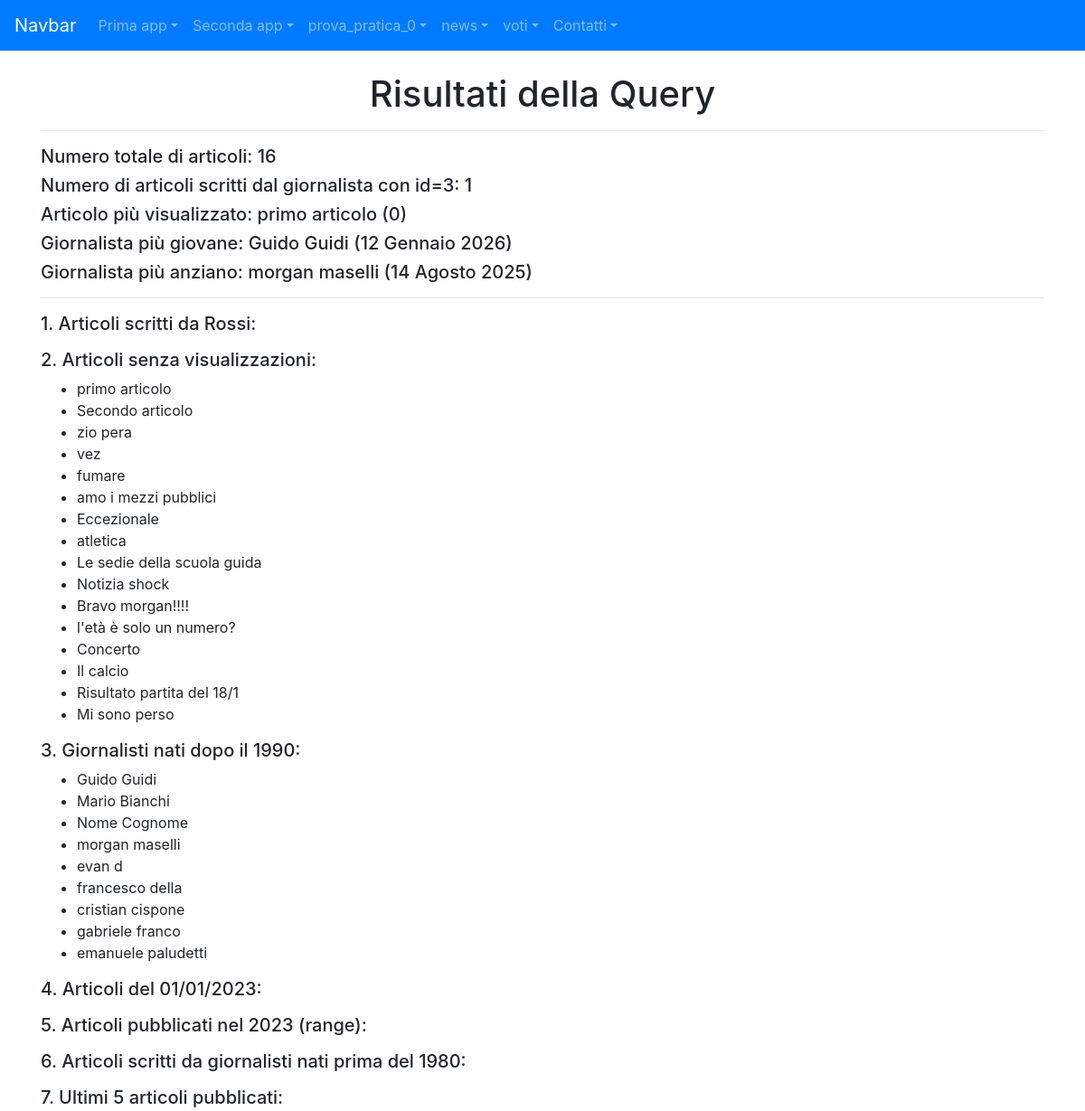
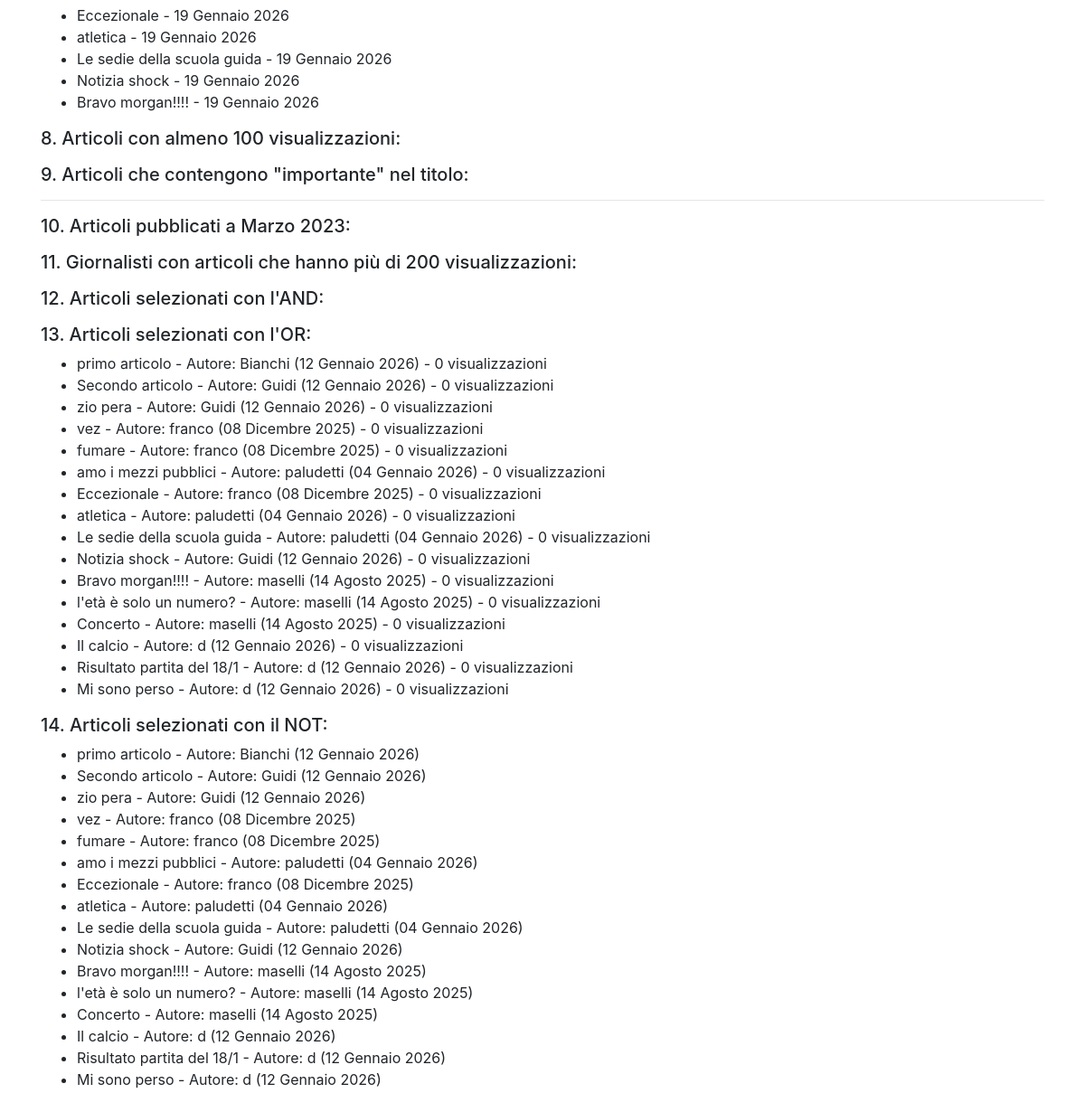
Page /news/query on the earlier database version (2 pictures, top to bottom).
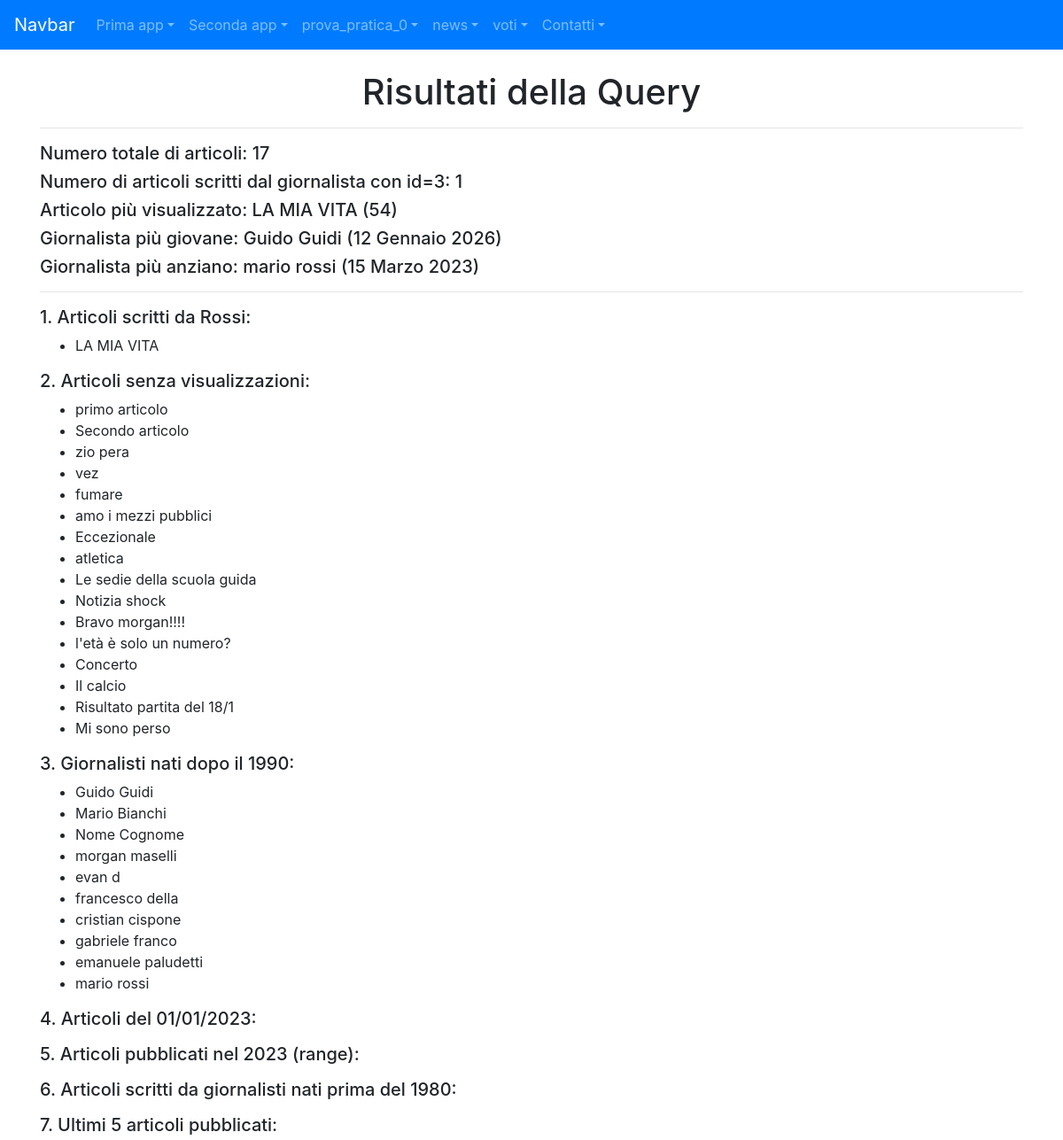
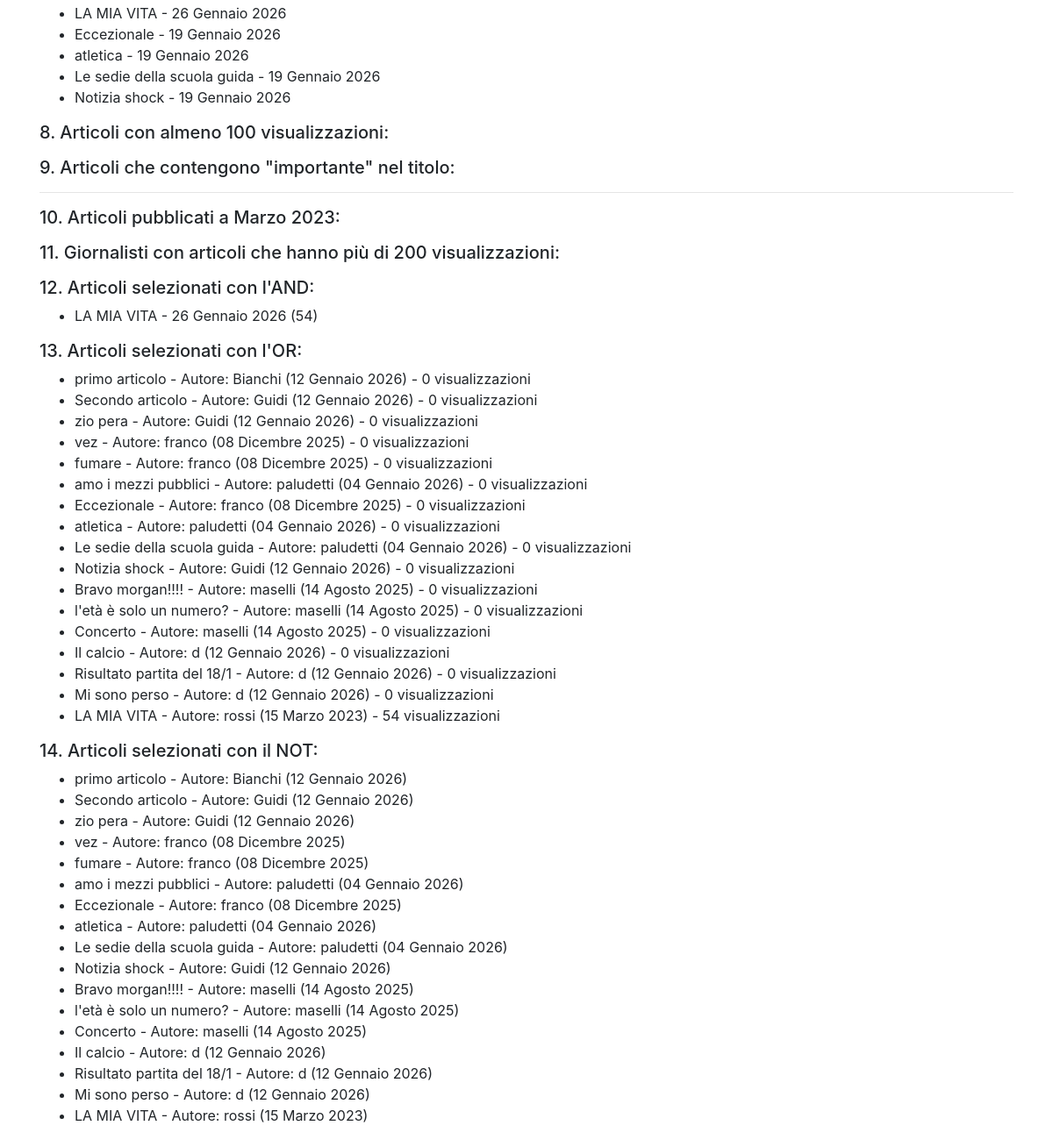
Same page on the later database version (2 pictures, top to bottom).
### news/models.py (models this page shows, shortened)
class Articolo (models.Model):
    titolo = models.CharField(max_length=100)
    contenuto = models.TextField()
    giornalista = models.ForeignKey(Giornalista, on_delete=models.CASCADE, related_name="articoli")
    data = models.DateField(auto_now_add=True, blank=True)
    visualizzazioni = models.IntegerField(default=0,blank=True)
    class Meta:
        verbose_name = "Articolo"
        verbose_name_plural = "Articoli"

class Giornalista (models.Model):
    nome = models.CharField(max_length=20)
    cognome = models.CharField(max_length=20)
    anno_di_nascita = models.DateField(blank=True)
    class Meta:
        verbose_name = "Giornalista"
        verbose_name_plural = "Giornalisti"

### news/views.py (the view)
# urls.py: path("query", query, name="query"),
def query(request):
    articoli_cognome = Articolo.objects.filter(giornalista__cognome ="rossi")
    numero_totale_articoli = Articolo.objects.count() #totale
    giornalista_1 = Giornalista.objects.get(id=3)
    numero_Articoli_giornalista1 = Articolo.objects.filter(giornalista=giornalista_1).count()
    articoli_senza_visualizzazioni = Articolo.objects.filter(visualizzazioni=0)
    articolo_piu_visualizzato = Articolo.objects.order_by("-visualizzazioni").first()
    giornalisti_dopo_data = Giornalista.objects.filter(anno_di_nascita__gt="1990-01-01")
    articoli_data_precisa = Articolo.objects.filter(data="2023-01-01")
    articoli_intervallo_date = Articolo.objects.filter(data__range=["2023-01-01", "2023-12-31"])
    articoli_giornalisti_pre1980 = Articolo.objects.filter(giornalista__anno_di_nascita__lt="1980-01-01")
    giornalista_piu_giovane = Giornalista.objects.order_by("-anno_di_nascita").first()
    giornalista_piu_anziano = Giornalista.objects.order_by("anno_di_nascita").first()
    ultimi_5_articoli = Articolo.objects.order_by("-data")[:5]
    articoli_minimo_visualizzazioni = Articolo.objects.filter(visualizzazioni__gte=100)
    articoli_con_parola_titolo = Articolo.objects.filter(titolo__icontains="importante")
    articoli_mese_anno = Articolo.objects.filter(data__month=1, data__year=2023)
    giornalisti_con_articoli_popolari = Giornalista.objects.filter(articoli__visualizzazioni__gte=100).distinct()
    data = datetime.date(1990, 1, 1)
    visualizzazioni = 50
    articoli_con_AND = Articolo.objects.filter(giornalista__anno_di_nascita__gt=data, visualizzazioni__gte=visualizzazioni)
    articoli_con_OR = Articolo.objects.filter(Q(giornalista__anno_di_nascita__gt = data) | Q(visualizzazioni__lte=visualizzazioni))
    articoli_con_NOT = Articolo.objects.filter(~Q(giornalista__anno_di_nascita__lt = data))
    context = {
        "articoli_cognome": articoli_cognome,
        "numero_totale_articoli": numero_totale_articoli,
        "numero_Articoli_giornalista1": numero_Articoli_giornalista1,
        "articoli_senza_visualizzazioni": articoli_senza_visualizzazioni,
        "articolo_piu_visualizzato": articolo_piu_visualizzato,
        "giornalisti_dopo_data": giornalisti_dopo_data,
        "articoli_data_precisa": articoli_data_precisa,
        "articoli_intervallo_date": articoli_intervallo_date,
        "articoli_giornalisti_pre1980": articoli_giornalisti_pre1980,
        "giornalista_piu_giovane": giornalista_piu_giovane,
        "giornalista_piu_anziano": giornalista_piu_anziano,
        "ultimi_5_articoli": ultimi_5_articoli,
        "articoli_minimo_visualizzazioni": articoli_minimo_visualizzazioni,
        "articoli_con_parola_titolo": articoli_con_parola_titolo,
        "articoli_mese_anno": articoli_mese_anno,
        "giornalisti_con_articoli_popolari": giornalisti_con_articoli_popolari,
        "articoli_con_AND": articoli_con_AND,
        "articoli_con_OR": articoli_con_OR,
        "articoli_con_NOT": articoli_con_NOT,
    }
    return render (request, "news/query.html", context)

### news/templates/news/query.html (shortened to what this page needs)
{% extends 'base.html' %}
{% block content %}
    <h1 align="center">Risultati della Query</h1>
    <hr>
    <h5>Numero totale di articoli: {{ numero_totale_articoli }}</h5>
    <h5>Numero di articoli scritti dal giornalista con id=3: {{ numero_Articoli_giornalista1 }}</h5>
    <h5>Articolo più visualizzato: {{ articolo_piu_visualizzato.titolo }} ({{ articolo_piu_visualizzato.visualizzazioni }})</h5>
    <h5>Giornalista più giovane: {{ giornalista_piu_giovane.nome }} {{ giornalista_piu_giovane.cognome }} ({{ giornalista_piu_giovane.anno_di_nascita }})</h5>
    <h5>Giornalista più anziano: {{ giornalista_piu_anziano.nome }} {{ giornalista_piu_anziano.cognome }} ({{ giornalista_piu_anziano.anno_di_nascita }})</h5>
    <hr>
    <h5>1. Articoli scritti da Rossi:</h5>
    <ul>
        {% for art in articoli_cognome %}
            <li>{{ art.titolo }}</li>
        {% endfor %}
    </ul>
    <h5>2. Articoli senza visualizzazioni:</h5>
    <ul>
        {% for art in articoli_senza_visualizzazioni %}
            <li>{{ art.titolo }}</li>
        {% endfor %}
    </ul>
    <h5>3. Giornalisti nati dopo il 1990:</h5>
    <ul>
        {% for g in giornalisti_dopo_data %}
            <li>{{ g.nome }} {{ g.cognome }}</li>
        {% endfor %}
    </ul>
    <h5>4. Articoli del 01/01/2023:</h5>
    <h5>5. Articoli pubblicati nel 2023 (range):</h5>
    <h5>6. Articoli scritti da giornalisti nati prima del 1980:</h5>
    <h5>7. Ultimi 5 articoli pubblicati:</h5>
    <ul>
        {% for art in ultimi_5_articoli %}
            <li>{{ art.titolo }} - {{ art.data }}</li>
        {% endfor %}
    </ul>
    <h5>8. Articoli con almeno 100 visualizzazioni:</h5>
    <h5>9. Articoli che contengono "importante" nel titolo:</h5>
    <hr>
    <h5>10. Articoli pubblicati a Marzo 2023:</h5>
    <h5>11. Giornalisti con articoli che hanno più di 200 visualizzazioni:</h5>
    <h5>12. Articoli selezionati con l'AND:</h5>
    <ul>
        {% for art in articoli_con_AND %}
            <li>{{ art.titolo }} - {{ art.data }} ({{ art.visualizzazioni }})</li>
        {% endfor %}
    </ul>
    <h5>13. Articoli selezionati con l'OR:</h5>
    <ul>
        {% for art in articoli_con_OR %}
            <li>{{ art.titolo }} - Autore: {{ art.giornalista.cognome }} ({{ art.giornalista.anno_di_nascita }}) - {{ art.visualizzazioni }} visualizzazioni</li>
        {% endfor %}
    </ul>
    <h5>14. Articoli selezionati con il NOT:</h5>
    <ul>
        {% for art in articoli_con_NOT %}
            <li>{{ art.titolo }} - Autore: {{ art.giornalista.cognome }} ({{ art.giornalista.anno_di_nascita }})</li>
        {% endfor %}
    </ul>
{% endblock content %}

Differences in the rows shown:
no longer on one of the page's lists (row unchanged): Articolo: titolo "Bravo morgan!!!!", data "19 Gennaio 2026"
added Articolo: titolo "LA MIA VITA", visualizzazioni "54", data "26 Gennaio 2026", giornalista.cognome "rossi", giornalista.anno_di_nascita "15 Marzo 2023"
added Giornalista: nome "mario", cognome "rossi", anno_di_nascita "15 Marzo 2023"
Other differences:
{{ numero_totale_articoli }}: "16" → "17"
{{ articolo_piu_visualizzato.titolo }}: "primo articolo" → "LA MIA VITA"
{{ articolo_piu_visualizzato.visualizzazioni }}: "0" → "54"
{{ giornalista_piu_anziano.nome }}: "morgan" → "mario"
{{ giornalista_piu_anziano.cognome }}: "maselli" → "rossi"
{{ giornalista_piu_anziano.anno_di_nascita }}: "14 Agosto 2025" → "15 Marzo 2023"
